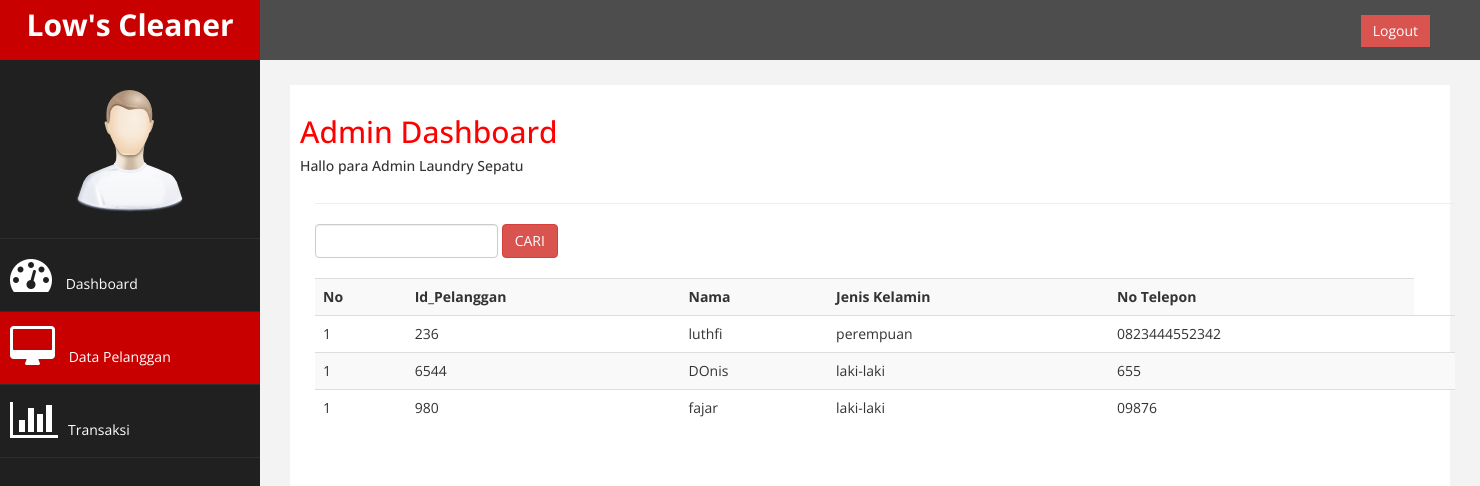
Page /Login/Data_Pelanggan.php on the committed database.
### tables this page shows
CREATE TABLE `pelangan` (
  `id_pelanggan` varchar(100) NOT NULL,
  `nama` varchar(100) NOT NULL,
  `jenis_kelamin` enum('laki-laki','perempuan','','') NOT NULL,
  `alamat` varchar(100) NOT NULL,
  `no_telepon` varchar(100) NOT NULL
);

### Login/Data_Pelanggan.php (the view, shortened to what this page needs)
<!DOCTYPE html>
<html xmlns="http://www.w3.org/1999/xhtml">
<head>
    <link href="assets/css/bootstrap.css" rel="stylesheet" />
    <link href="assets/css/font-awesome.css" rel="stylesheet" />
    <link href="assets/js/morris/morris-0.4.3.min.css" rel="stylesheet" />
    <link href="assets/css/custom.css" rel="stylesheet" />
</head>
<body>
    <div id="wrapper">
        <nav class="navbar navbar-default navbar-cls-top " role="navigation" style="margin-bottom: 0">
            <div class="navbar-header">
                <a class="navbar-brand" >Low's Cleaner</a>
            </div>
  <div style="color: white;
padding: 15px 50px 5px 50px;
float: right;
font-size: 16px;"><a href="logout.php" class="btn btn-danger square-btn-adjust">Logout</a> </div>
        </nav>
                <nav class="navbar-default navbar-side" role="navigation">
            <div class="sidebar-collapse">
                <ul class="nav" id="main-menu">
        <li class="text-center">
                    <img src="assets/img/find_user.png" class="user-image img-responsive"/>
          </li>
                    <li>
                        <a  href="dashboard.php"><i class="fa fa-dashboard fa-3x"></i> Dashboard</a>
                    </li>
                     <li>
                        <a  class="active-menu" href="Data_Pelanggan.php"><i class="fa fa-desktop fa-3x"></i> Data Pelanggan</a>
                    </li>
               <li  >
                        <a    href="transaksi.php"><i class="fa fa-bar-chart-o fa-3x"></i>Transaksi</a>
                    </li>
        </nav>
        <div id="page-wrapper" >
            <div id="page-inner">
                <div class="row">
                    <div class="col-md-12">
                     <h2>Admin Dashboard</h2>
                        <h5>Hallo para Admin Laundry Sepatu </h5>
                    </div>
                </div>
<?php
include("../koneksi.php");
?>
	<div class="container">
		<div class="content">
			<hr />
			<form class="form-inline" method="get">
				<input class="form-control" name="cari"></input>
				<button class="btn btn-danger" type="submit">CARI</button>
			</form>
			<br />
			<div class="table-responsive">
				<table class="table table-striped table-hover">
					<tr>
						<th>No</th>
						<th>Id_Pelanggan</th>
						<th>Nama</th>
						<th>Jenis Kelamin</th>
						<th>No Telepon</th>
					</tr>
					<?php
					if(isset($_GET['cari'])){
						$cari = $_GET['cari'];
						$sql = mysqli_query($koneksi, "SELECT * FROM pelangan WHERE id_pelanggan like '%$cari%' or nama like '%$cari%' or jenis_kelamin like '%$cari%' or no_telepon like '%$cari%' ORDER BY id_pelanggan ASC");
						echo "<button class='btn border-danger' style='margin-bottom:10px;'>Mencari data : $cari</button>";
					}else{
						$sql = mysqli_query($koneksi, "SELECT * FROM pelangan ORDER BY id_pelanggan ASC");
					}
					if(mysqli_num_rows($sql) == 0){
						echo '<tr><td colspan="8">Data Tidak Ada.</td></tr>';
					}else{
						$no = 1;
						while($row = mysqli_fetch_assoc($sql)){
							echo '
							<tr>
								<td>'.$no.'</td>
								<td>'.$row['id_pelanggan'].'</td>
								<td>'.$row['nama'].'</td>
								<td>'.$row['jenis_kelamin'].'</td>
								<td>'.$row['no_telepon'].'</td>
								<td>';
						}
					}
					?>
				</table>
			</div>
		</div>
	</div>
</body>
</html>

### Login/assets/css/custom.css (style rules this page uses)
body { font-family: 'Open Sans', sans-serif; }
#wrapper { width: 100%; background:#202020; }
#page-wrapper { padding: 15px 15px; min-height: 600px; background:#F3F3F3; }
#page-inner { width:100%; margin:10px 20px 10px 0px; background-color:#fff!important; padding:10px; min-height:1200px; }
.text-center { text-align:center; }
h2 { color: #f00; }
.square-btn-adjust { border: 0px solid transparent; -webkit-border-radius: 0px; -moz-border-radius: 0px; border-radius: 0px; }
.user-image { margin: 25px auto; -webkit-border-radius: 10px; -moz-border-radius: 10px; border-radius: 10px; max-height:170px; max-width:170px; }
.navbar-cls-top .navbar-brand { color: #fff; background: #C90000; width: 260px; text-align: center; height: 60px; font-size: 30px; font-weight: 700; }
.active-menu { background-color:#C90000!important; }
.sidebar-collapse , .sidebar-collapse .nav { background:none; }
.sidebar-collapse .nav { padding:0; }
.sidebar-collapse .nav > li > a { color:#fff; background:#202020; text-shadow:none; }
.sidebar-collapse > .nav > li > a { padding:15px 10px; }
.sidebar-collapse > .nav > li { border-bottom: 1px solid rgba(107, 108, 109, 0.19); }
.navbar-side { border:none; background-color: #202020; }
.navbar-cls-top { background:#4D4D4D; border-bottom:none; }
.navbar-default { border:0px solid black; }
.navbar-header { background: #A70303; }
.nav > li > a > i { margin-right:10px; }
@media (min-width:768px) { #page-wrapper { margin: 0 0 0 260px; padding: 15px 30px; min-height: 1200px; } }
@media (min-width:768px) { .navbar-side { z-index: 1; position: absolute; width: 260px; } }
@media (min-width:768px) { .navbar { border-radius: 0px; } }

### rows in the picture
pelangan: id_pelanggan "236", nama "luthfi", jenis_kelamin "perempuan", no_telepon "0823444552342"
pelangan: id_pelanggan "6544", nama "DOnis", jenis_kelamin "laki-laki", no_telepon "655"
pelangan: id_pelanggan "980", nama "fajar", jenis_kelamin "laki-laki", no_telepon "09876"
